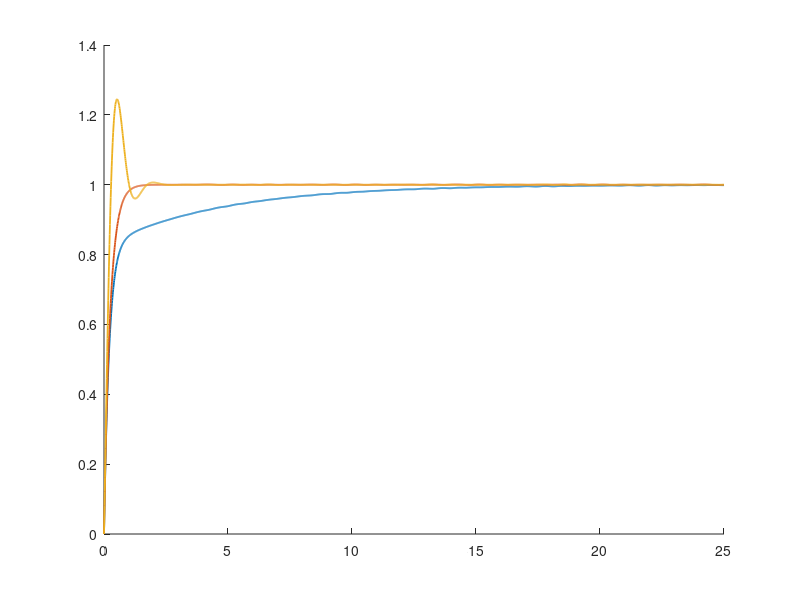

MATLAB code for this plot: (Note: this script raises an error after producing the figure.)
tau = 1; Kp = 4; Ki_list = [1 4 25];
t = linspace(0, 25, 2501)';
figure; hold on;
for Ki = Ki_list
    % states: x(1) = output y, x(2) = integral of the error
    f = @(t, x) [(-x(1) + Kp*(1 - x(1)) + Ki*x(2))/tau; 1 - x(1)];
    [tt, x] = ode45(f, t, [0; 0]);
    y = x(:, 1);
    plot(tt, y, 'LineWidth', 1.3);
    os = max(max(y) - 1, 0)*100;
    idx = find(abs(y - 1) > 0.02, 1, 'last'); ts = tt(idx + 1);
    fprintf('Ki = %2d: final value = %.3f, overshoot = %.1f %%, settling time = %.2f s\n', Ki, y(end), os, ts);
end
yline(1, '--'); grid on; xlabel('Time (s)'); ylabel('Output');
legend('Ki = 1', 'Ki = 4', 'Ki = 25');
